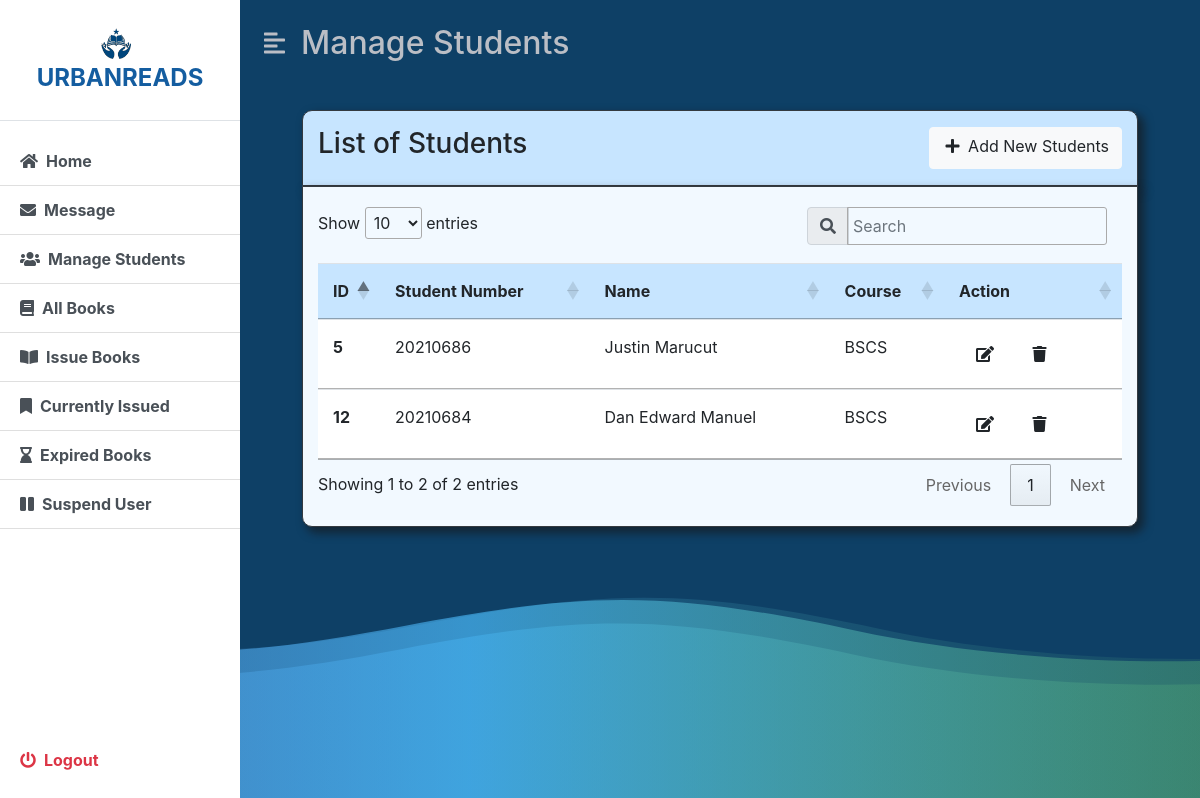
The page /admin/manageStudent.php (signed in) on the database as committed earlier.
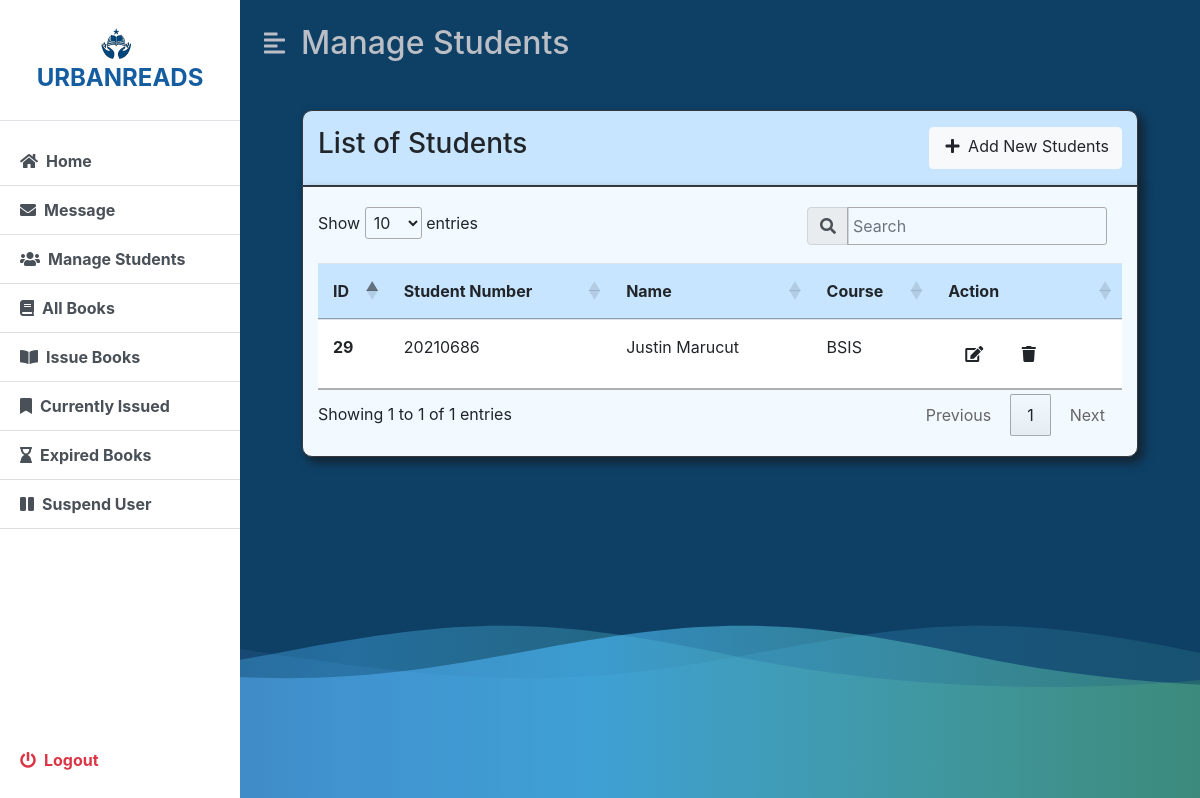
The same page on the database as committed later.
### tables this page shows
CREATE TABLE `students` (
  `id` int(11) NOT NULL,
  `full_name` varchar(100) NOT NULL,
  `student_number` varchar(30) NOT NULL,
  `course` varchar(10) NOT NULL,
  `email` varchar(50) NOT NULL,
  `password` text NOT NULL,
  `status` varchar(15) NOT NULL DEFAULT 'Active'
);

### admin/manageStudent.php (the view, shortened to what this page needs)
<?php
    include('../dbconfig.php');
?>
<!DOCTYPE html>
<html lang="en">
<head>
    <link rel="stylesheet" href="includes/style.css">
    <link rel="stylesheet" href="Bootsrap\css\bootstrap.min.css">
    <link rel="stylesheet" href="https://cdnjs.cloudflare.com/ajax/libs/font-awesome/5.15.3/css/all.min.css" />
    <link rel="stylesheet" href="https://cdn.datatables.net/1.13.6/css/jquery.dataTables.min.css">
    <link rel="stylesheet" href="https://maxcdn.bootstrapcdn.com/bootstrap/4.5.2/css/bootstrap.min.css">
</head>
<body>
    <div class="background-container">
        <div class="d-flex" id="wrapper">
            <?php include('includes/sidebar.php'); ?>
            <div id="page-content-wrapper" class="scrollable-content">
                <nav class="navbar navbar-expand-lg navbar-light bg-transparent py-4 px-4">
                    <div class="d-flex align-items-center">
                        <i class="fas fa-align-left second-text fs-4 me-3" id="menu-toggle"></i>
                        <h2 class="fs-2 m-0 second-text">Manage Students</h2>
                    </div>
                </nav>
                <div class="container-fluid px-4">
                    <form action="" method="post" class="post">
                        <br>
                        <div class="container col-md-11 top border border-dark">
                            <div class="d-flex justify-content-between my-3">
                                <h3>List of Students</h3>
                                <div class="d-flex">
                                    <a href="addStudent.php" class="btn btn-light"><i class="fa fa-plus mx-1"></i> Add New Students</a>
                                </div>
                            </div>
                        </div>
                        <div class="container col-md-11 main border border-dark">
                            <table class="table table-bordered-dark" id="tbl-list-students">
                                <thead>
                                    <tr>
                                        <th>ID</th>
                                        <th>Student Number</th>
                                        <th>Name</th>
                                        <th>Course</th>
                                        <th>Action</th>
                                    </tr>
                                </thead>
                                <tbody>
                                <?php
                                 try {
                                    $displayStudent = "SELECT * FROM students";
                                    $stmt = $pdo->prepare($displayStudent);
                                    $stmt->execute();
                                    $rows = $stmt->fetchAll(PDO::FETCH_OBJ);
                                    foreach($rows as $row){
                                       echo '<tr>
                                        <th scope="row">' . $row->id . '</th>
                                        <td>'.$row->student_number.'</td>
                                        <td>'.$row->full_name.'</td>
                                        <td>'.$row->course.'</td>
                                        <td>
                                            <a href="updateStudent.php?id='. $row->id .'" class="btn mx-auto" data-toggle="tooltip" title="Edit User">
                                                <i class="fa fa-edit mx-1"></i>
                                            </a>
                                            <a href="ManageStudentAction/delete.php?id= '. $row->id . '" class="btn mx-auto" data-toggle="tooltip" title="Delete User">
                                                <i class="fa fa-trash mx-1"></i>
                                            </a>
                                        </td>
                                    </tr>';
                                    }
                                    } catch (PDOException $th) {
                                        echo $th->getMessage();
                                    }
                                ?>
                                </tbody>
                            </table>
                        </div>
                    </form>
                    <br>
                    <br>
                </div>
            </div>
        </div>
    </div>
    <link href="https://maxcdn.bootstrapcdn.com/bootstrap/4.5.2/css/bootstrap.min.css" rel="stylesheet">
</body>
</html>

Rows that differ between the two databases and show on the page:
removed students: id "5", student_number "20210686", full_name "Justin Marucut", course "BSCS"
removed students: id "12", student_number "20210684", full_name "Dan Edward Manuel", course "BSCS"
added students: id "29", student_number "20210686", full_name "Justin Marucut", course "BSIS"
Other text that changed with them:
text written by a page script: "Show entries Showing 1 to 2 of 2 entries Previous 1 Next" → "Show entries Showing 1 to 1 of 1 entries Previous 1 Next"
